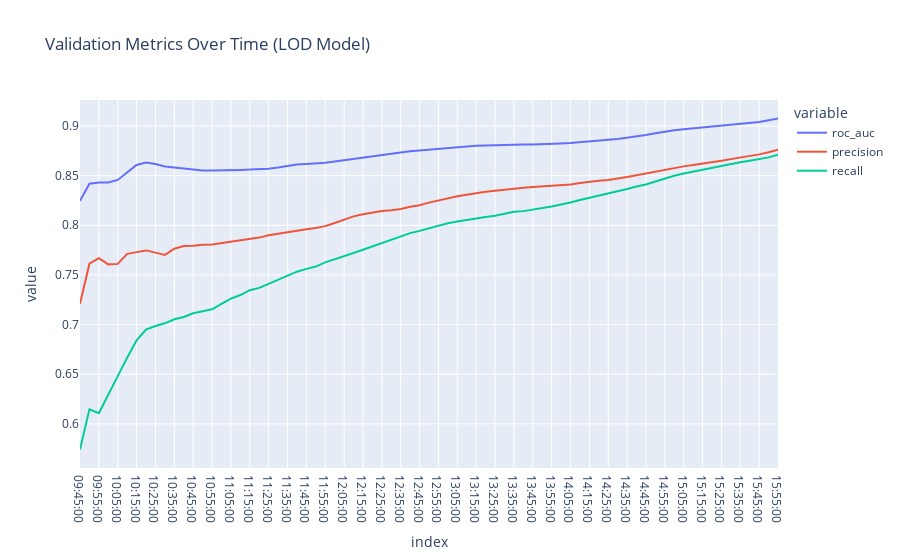

The notebook cell this image was saved under:
### Code cell
import datetime
import plotly.express as px

time_range = [datetime.time(hour, minute) for hour in range(9, 16) for minute in range(0, 60, 5)]
time_range = [x for x in time_range if x >= datetime.time(9,45)]
df_val = pd.DataFrame()
for t in time_range:
    X_val = X_test.loc[X_test['time'] <= t].copy()
    y_val = y_test.loc[X_val.index, 'lod_in'].copy()

    y_pred_val = pipeline_lod.predict_proba(X_val)[:,-1]

    df_val.loc[t, [
        'roc_auc',
        'precision',
        'recall'
    ]] =  roc_auc_score(y_val, y_pred_val), precision_score(y_val, y_pred_val > 0.5), recall_score(y_val, y_pred_val > 0.5)


fig = px.line(df_val, title='Validation Metrics Over Time (LOD Model)')
fig.show()
